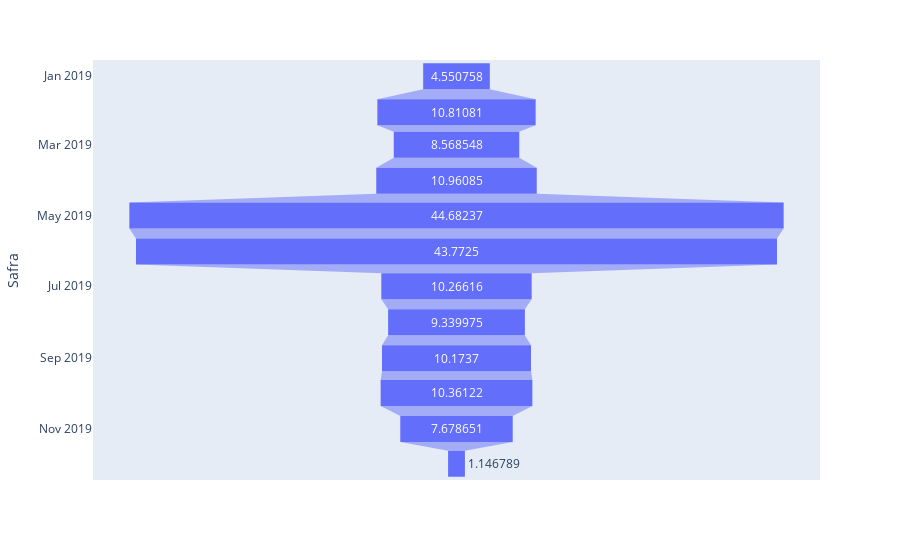

Here is the notebook cell this chart was saved with:
### Code cell
# Exemplo 5 - FUNIL SOZINHO

fig = px.funnel(temp_novo_2, y='Safra', x='Over30mob3')
fig.show()

### Figure 1 — Plotly figure (JSON) as saved in the notebook; plotly's stock layout.template omitted (floating-point values rounded to 4 significant figures)
{"data": [{"hovertemplate": "Over30mob3=%{x}<br>Safra=%{y}<extra></extra>", "legendgroup": "", "marker": {"color": "#636efa"}, "name": "", "orientation": "h", "showlegend": false, "type": "funnel", "x": [4.551, 10.81, 8.569, 10.96, 44.68, 43.77, 10.27, 9.34, 10.17, 10.36, 7.679, 1.147], "xaxis": "x", "y": ["2019-01", "2019-02", "2019-03", "2019-04", "2019-05", "2019-06", "2019-07", "2019-08", "2019-09", "2019-10", "2019-11", "2019-12"], "yaxis": "y"}], "layout": {"legend": {"tracegroupgap": 0}, "margin": {"t": 60}, "xaxis": {"anchor": "y", "domain": [0, 1], "title": {"text": "Over30mob3"}}, "yaxis": {"anchor": "x", "domain": [0, 1], "title": {"text": "Safra"}}}}
